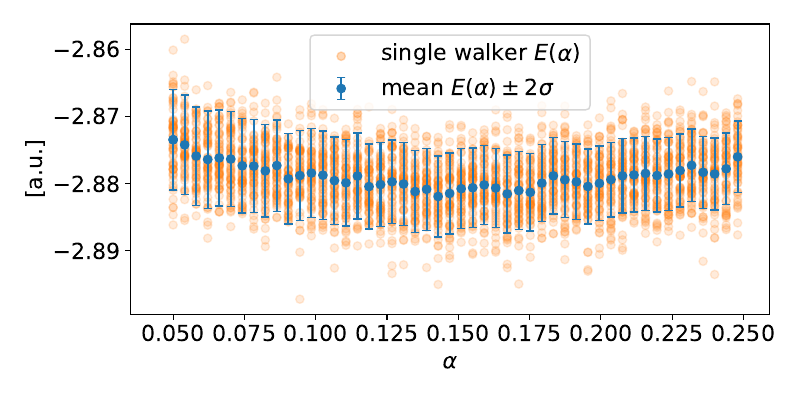

Write Python code to recreate this figure.
import numpy as np
import matplotlib as mpl
from matplotlib import pyplot as plt
import struct

### for plotting nice plots ###
width = 6
height = width / 1.5
fsize = 16
font = {'size': fsize}
mpl.rc('font', **font)
mpl.rc('xtick', labelsize=fsize)
mpl.rc('ytick', labelsize=fsize)
mpl.rc('text', usetex=False)

### read binary files generated by C ###
alphas = np.fromfile("alphas_task3.bin")
energies = np.fromfile("energies_task3.bin") # energies[walker_index + alpha_index * nbr_walkers
variances = np.fromfile("variances_task3.bin") # variances[walker_index + alpha_index * nbr_walkers
parameters = np.fromfile("parameters_task1.bin") # {alpha, Delta, nbr_samples, nbr_walkers}

### extract parameters ###
nbr_samples = int(parameters[2])
nbr_walkers = int(parameters[3])
alphas_length = len(alphas)
print(f'nbr_alphas  = {alphas_length}')
print(f'nbr_samples = {nbr_samples}')
print(f'nbr_walkers = {nbr_walkers}')

### take average over walkers ###
mean_energies = np.array([np.mean(energies[nbr_walkers * i:nbr_walkers * (i+1)]) for i in range(alphas_length)])
mean_variances = np.array([np.mean(variances[nbr_walkers * i:nbr_walkers * (i+1)]) for i in range(alphas_length)])
statistical_inefficiency = 8
sigmas = np.sqrt(mean_variances / (nbr_samples / statistical_inefficiency))

### plot energies ###
fig, ax = plt.subplots(figsize=(8,4))
ax.scatter(alphas[0], energies[0::nbr_walkers][0], color='C1',
											alpha=0.3,
											zorder=1,
											label=r'single walker $E(\alpha)$')
ax.errorbar(alphas[0], mean_energies[0], yerr=2 * sigmas[0],
								capsize=3.0,
								linestyle='',
								marker='o',
								color='C0',
								zorder=2,
								label=r'mean $E(\alpha) \pm 2 \sigma$')
for j in range(0, alphas_length, 2): # plot only for every 3rd alpha
	for i in range(0, nbr_walkers):
		ax.scatter(alphas[j], energies[i::nbr_walkers][j], color='C1',
													alpha=0.15,
													zorder=1)
	ax.errorbar(alphas[j], mean_energies[j], yerr=2 * sigmas[j],
								capsize=3.0,
								linestyle='',
								marker='o',
								color='C0',
								zorder=2)
ax.set_xlabel(r'$\alpha$')
ax.set_ylabel(r'[a.u.]')

### legend & save file ###
plt.legend()
plt.tight_layout()
filename = f'plot_task3.pdf'
plt.savefig(filename)
plt.show()